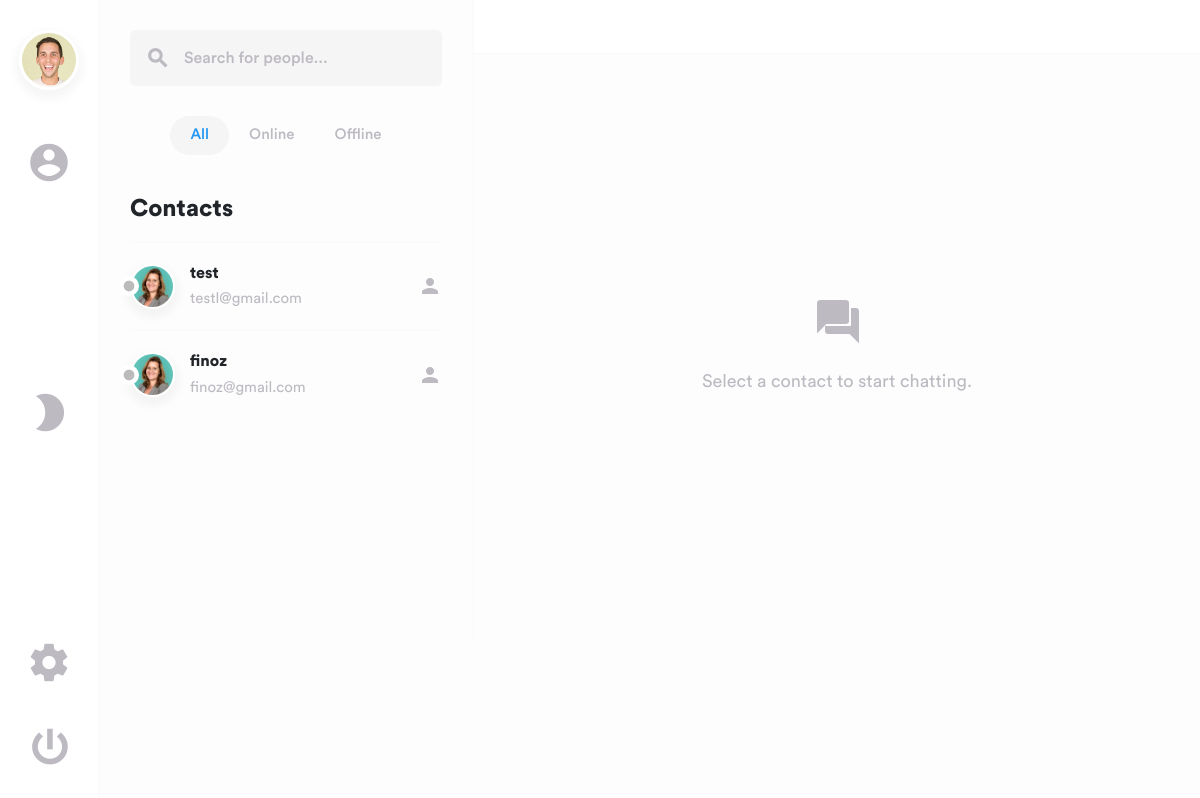
/chat/users/ (signed in), run on an earlier commit of the app's database.
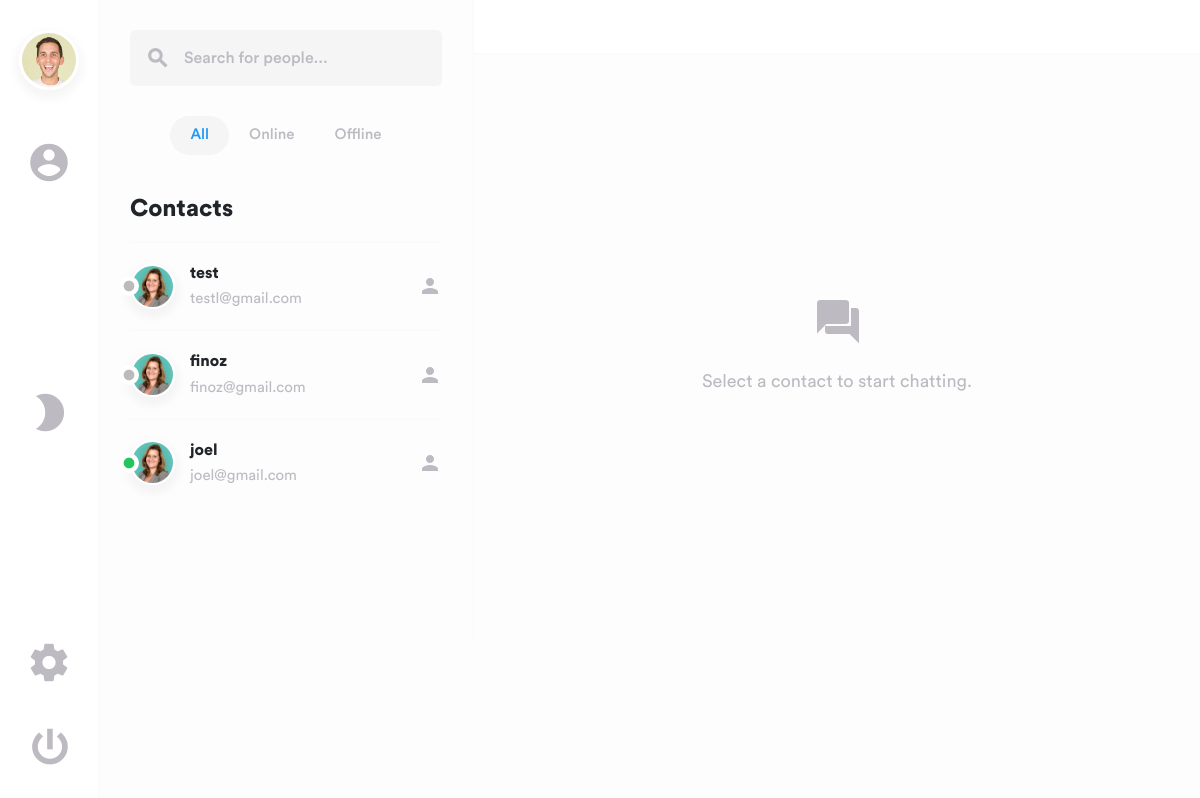
And on a later commit of the database.
### accounts/models.py (models this page shows, shortened)
class CustomUser(AbstractBaseUser, PermissionsMixin):
    email = models.EmailField(unique=True)
    username = models.CharField(max_length=150, unique=True)
    is_online = models.BooleanField(default=False)
    last_seen = models.DateTimeField(default=timezone.now)
    is_active = models.BooleanField(default=True)
    is_staff = models.BooleanField(default=False)
    date_joined = models.DateTimeField(default=timezone.now)
    profile_picture = models.ImageField(
        upload_to='profile_pics/',
        null=True,
        blank=True,
    )
    objects = CustomUserManager()
    USERNAME_FIELD = 'email'
    REQUIRED_FIELDS = ['username']

### chat/views.py (the view)
# urls.py: path('users/', views.user_list, name='user_list'),
@login_required(login_url='login')
def user_list(request):
    users = list(User.objects.exclude(id=request.user.id))
    _annotate_unread(users, request.user)
    return render(request, 'chat/user_list.html', {'users': users})

### chat/views.py (called while the page is built)
def _annotate_unread(users, current_user):
    counts = dict(
        Message.objects
        .filter(receiver=current_user, is_read=False)
        .values('sender_id')
        .annotate(n=Count('id'))
        .values_list('sender_id', 'n')
    )
    for user in users:
        user.unread_count = counts.get(user.id, 0)
    return users

### chat/templates/chat/user_list.html (shortened to what this page needs)
{% load static %}
<!DOCTYPE html>
<html lang="en">
<head>
    <link href="{% static 'dist/css/lib/bootstrap.min.css' %}" type="text/css" rel="stylesheet">
    <link href="{% static 'dist/css/swipe.min.css' %}" type="text/css" rel="stylesheet">
</head>
<body>
    <main>
        <div class="layout">
            <div class="navigation">
                <div class="container">
                    <div class="inside">
                        <div class="nav nav-tab menu">
                            <button class="btn" id="nav-avatar-btn">
                                <img class="avatar-xl" id="nav-avatar-img"
                                    src="{% if request.user.profile_picture %}{{ request.user.profile_picture.url }}{% else %}{% static 'dist/img/avatars/avatar-male-1.jpg' %}{% endif %}"
                                    alt="avatar">
                            </button>
                            <a href="#members" data-toggle="tab" class="active"><i
                                    class="material-icons">account_circle</i></a>
                            <button class="btn mode f-grow1" id="theme-toggle" title="Toggle dark mode"><i
                                    class="material-icons" id="theme-icon">brightness_2</i></button>
                            <a href="#settings" data-toggle="tab"><i class="material-icons">settings</i></a>
                            <form action="{% url 'logout' %}" method="post" style="display: inline;">
                                <button type="submit" class="btn power" title="Log out"><i
                                        class="material-icons">power_settings_new</i></button>
                            </form>
                        </div>
                    </div>
                </div>
            </div>
            <div class="sidebar" id="sidebar">
                <div class="container">
                    <div class="col-md-12">
                        <div class="tab-content">
                            <div class="tab-pane fade show active" id="members">
                                <div class="search">
                                    <form class="form-inline position-relative">
                                        <input type="search" class="form-control" id="people"
                                            placeholder="Search for people...">
                                        <button type="button" class="btn btn-link loop"><i
                                                class="material-icons">search</i></button>
                                    </form>
                                </div>
                                <div class="list-group sort">
                                    <button class="btn filterMembersBtn active show" data-toggle="list"
                                        data-filter="all">All</button>
                                    <button class="btn filterMembersBtn" data-toggle="list"
                                        data-filter="online">Online</button>
                                    <button class="btn filterMembersBtn" data-toggle="list"
                                        data-filter="offline">Offline</button>
                                </div>
                                <div class="contacts">
                                    <h1>Contacts</h1>
                                    <div class="list-group" id="contacts" role="tablist">
                                        {% for user in users %}
                                        <a href="{% url 'chat:chat_with_user' user.id %}"
                                            class="filterMembers all {% if user.is_online %}online{% else %}offline{% endif %} contact">
                                            <img class="avatar-md"
                                                src="{% if user.profile_picture %}{{ user.profile_picture.url }}{% else %}{% static 'dist/img/avatars/avatar-female-1.jpg' %}{% endif %}"
                                                data-toggle="tooltip" data-placement="top" title="{{ user.username }}"
                                                alt="avatar">
                                            <div class="status">
                                                <i
                                                    class="material-icons {% if user.is_online %}online{% else %}offline{% endif %}">fiber_manual_record</i>
                                            </div>
                                            <div class="data">
                                                <h5>{{ user.username }}</h5>
                                                <p>{{ user.email }}</p>
                                            </div>
                                            <div class="person-add">
                                                <i class="material-icons">person</i>
                                            </div>
                                        </a>
                                        {% empty %}
                                        <p>No other users found.</p>
                                        {% endfor %}
                                    </div>
                                </div>
                            </div>
                        </div>
                    </div>
                </div>
            </div>
            <div class="main">
                <div class="tab-content" id="nav-tabContent">
                    <div class="babble tab-pane fade active show" id="list-chat" role="tabpanel"
                        aria-labelledby="list-chat-list">
                        <div class="chat" id="chat1">
                            <div class="top">
                            </div>
                            <div class="content empty">
                                <div class="container">
                                    <div class="col-md-12">
                                        <div class="no-messages">
                                            <i class="material-icons md-48">forum</i>
                                            <p>Select a contact to start chatting.</p>
                                        </div>
                                    </div>
                                </div>
                            </div>
                        </div>
                    </div>
                </div>
            </div>
        </div>
    </main>
</body>
</html>

### chat/templates/chat/user_list.html (style rules this page uses)
.material-icons.online { color: #22c55e !important; }
.contact .person-add { position: relative; display: flex; align-items: center; gap: 6px; }
body, .navigation, .sidebar, .main, .chat, .top, .content, .bottom, .text, .contacts, .settings, .profile, .category, .title, .form-control, .list-group-item, a, .data h5, .data p, span, .dropdown-menu, .dropdown-item, input, textarea, .search { transition: background-color .25s ease, color .25s ease, border-color .25s ease, box-shadow .25s ease; }

What changed in the data, as far as the page shows it:
added CustomUser: is_online True (drawn), username "joel", email "joel@gmail.com"
